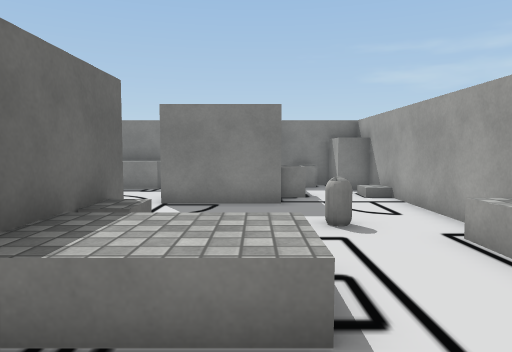
view 1 (above)

14 first-person views from a walk through a scene from a Unity 3-D project. The camera is 1.4 m above the floor, tilts 4° down and sees 70° across. The floor is counted in squares, 1 m on a side. Each view is taken from the middle of a square. On the plan, view 1 faces up. The plan holds only what a view shows up to about 16 squares ahead; the rest is blank. The player character is not drawn. Some animated figures are left out. Door leaves are left out, so doorways stand open. Some surface patterns are stand-ins.

view 2
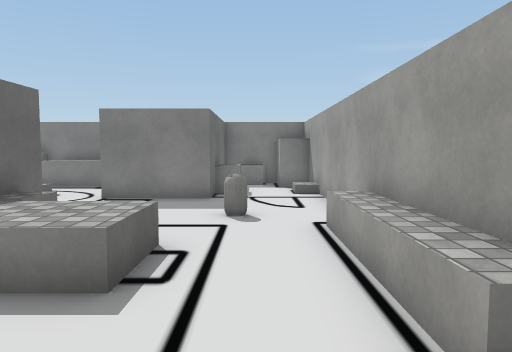

view 3
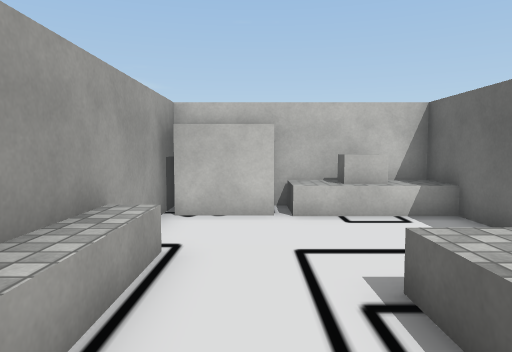

view 4
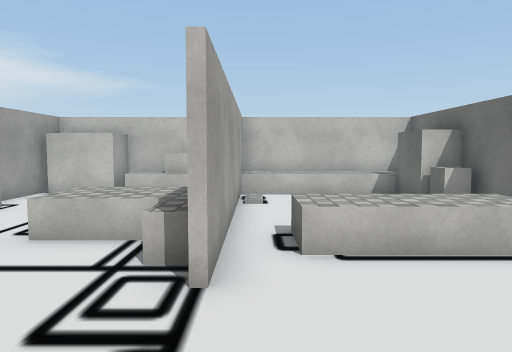

view 5
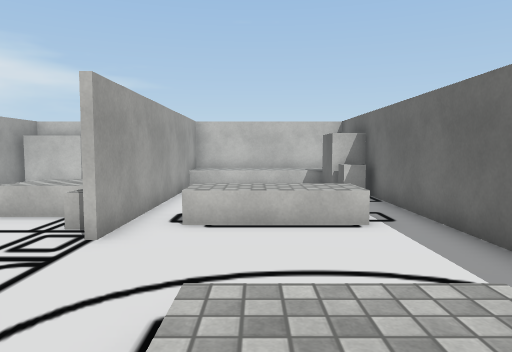

view 6
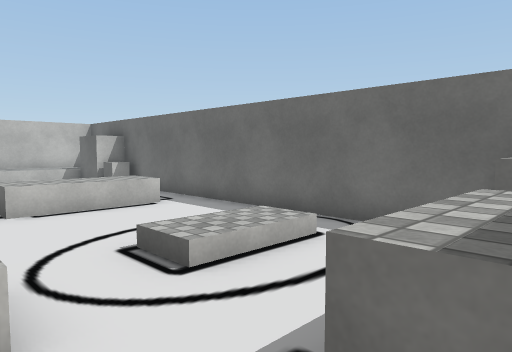

view 7
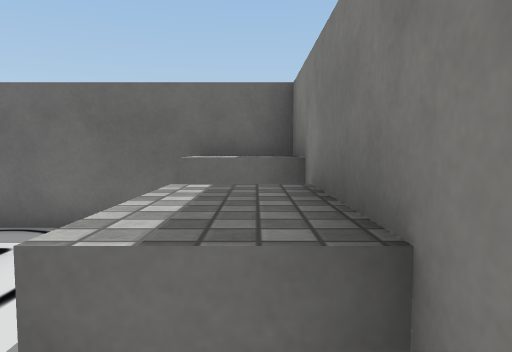

view 8
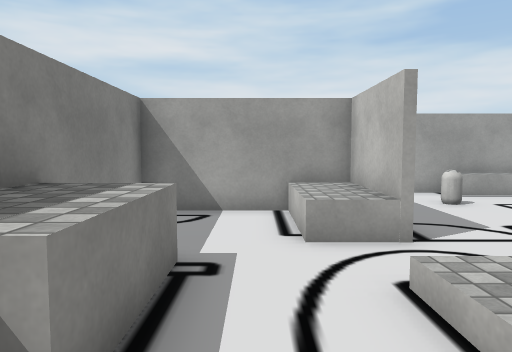

view 9
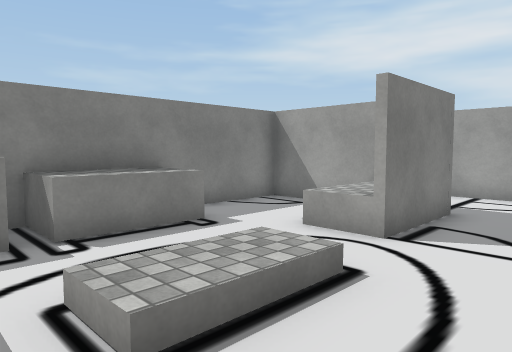

view 10
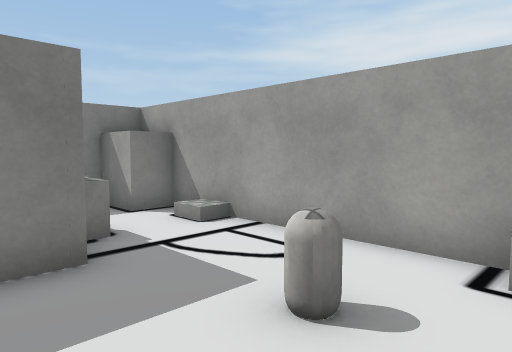

view 11
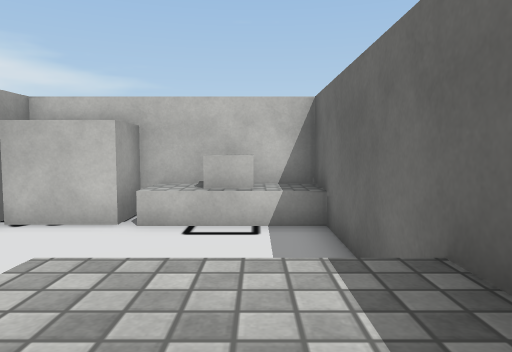

view 12
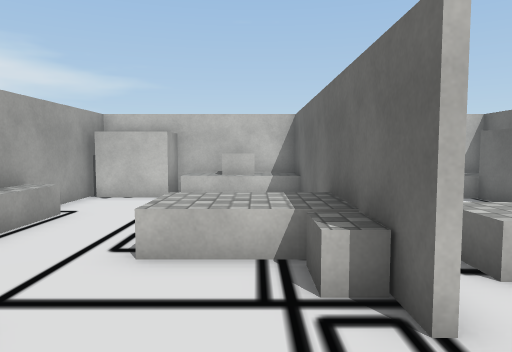

view 13
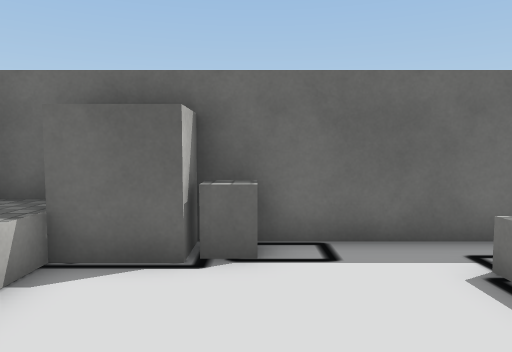

view 14
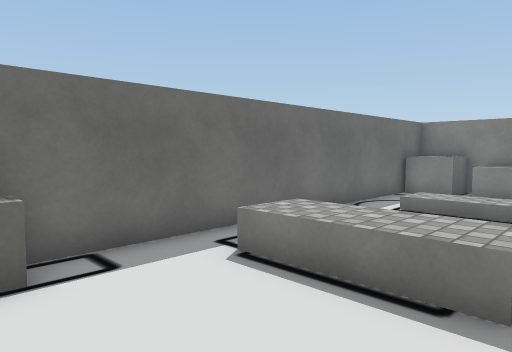

### Floor plan
Key: @ floor where view 1 was taken; # wall or solid block; . floor; / step, stairs or slope; D open door; ^ raised ledge; B block; C capsule; O other object.
Columns run from 9 left of view 1 to 4 right of it. Each row starts with its distance up from view 1.
 15 ####^^#######
 14 #BB^^^....#OBB
 13 #BB^^^....#.B#
 12 #.........O..#
 11 #......^^^O..#
 10 #..OO..^##DDDD
  9 #......D.....#
  8 #......D.....#
  7 #......D..CC.#
  6 #......#.....#
  5 #.^^^^.B.....#
  4 #.^^^^.#^^...#
  3 #......#^^...#
  2 #......#.....#
  1 #B.....#.....#
  0 #B..../#.@...#
 -1 BB..../#.....#
 -2 #B^^^^^^#B^BB#
 -3 #^^^^^^###^BB#

Positions as (right, up) in squares from view 1, and headings:
1: (0, 0), facing up
2: (2, -1), facing up
3: (2, 6), facing down
4: (-3, 10), facing down
5: (-5, 12), facing down
6: (-2, 14), facing down-left
7: (-2, 14), facing left
8: (-8, 12), facing right
9: (-8, 7), facing up-right
10: (-1, 5), facing up-right
11: (-1, 5), facing down
12: (-1, 9), facing down
13: (-3, 1), facing left
14: (-3, 0), facing up-left
